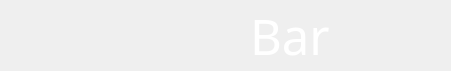
  <widget class="QWidget" name="widget" native="true">
   <property name="geometry">
    <rect>
     <x>0</x>
     <y>0</y>
     <width>451</width>
     <height>71</height>
    </rect>
   </property>
   <widget class="QPushButton" name="buttonBack">
    <property name="geometry">
     <rect>
      <x>10</x>
      <y>10</y>
      <width>51</width>
      <height>51</height>
     </rect>
    </property>
    <property name="cursor">
     <cursorShape>PointingHandCursor</cursorShape>
    </property>
    <property name="autoFillBackground">
     <bool>false</bool>
    </property>
    <property name="styleSheet">
     <string notr="true">border-radius: 100px;</string>
    </property>
    <property name="text">
     <string/>
    </property>
    <property name="icon">
     <iconset theme="QIcon::ThemeIcon::GoPrevious"/>
    </property>
    <property name="iconSize">
     <size>
      <width>50</width>
      <height>50</height>
     </size>
    </property>
   </widget>
   <widget class="QWidget" name="icon2" native="true">
    <property name="geometry">
     <rect>
      <x>70</x>
      <y>10</y>
      <width>61</width>
      <height>51</height>
     </rect>
    </property>
    <widget class="QPushButton" name="buttonRachunekIkona">
     <property name="geometry">
      <rect>
       <x>0</x>
       <y>0</y>
       <width>81</width>
       <height>51</height>
      </rect>
     </property>
     <property name="styleSheet">
      <string notr="true">border-radius: 100px;
color: rgb(255, 255, 255);</string>
     </property>
     <property name="text">
      <string/>
     </property>
     <property name="icon">
      <iconset theme="QIcon::ThemeIcon::AddressBookNew"/>
     </property>
     <property name="iconSize">
      <size>
       <width>50</width>
       <height>50</height>
      </size>
     </property>
    </widget>
   </widget>
   <widget class="QLabel" name="label">
    <property name="geometry">
     <rect>
      <x>250</x>
      <y>10</y>
      <width>91</width>
      <height>51</height>
     </rect>
    </property>
    <property name="font">
     <font>
      <family>STIX Two Text</family>
      <pointsize>37</pointsize>
      <bold>false</bold>
     </font>
    </property>
    <property name="styleSheet">
     <string notr="true">QLabel{
	color: rgb(255, 255, 255);
}
</string>
    </property>
    <property name="text">
     <string>Bar</string>
    </property>
   </widget>
  </widget>
